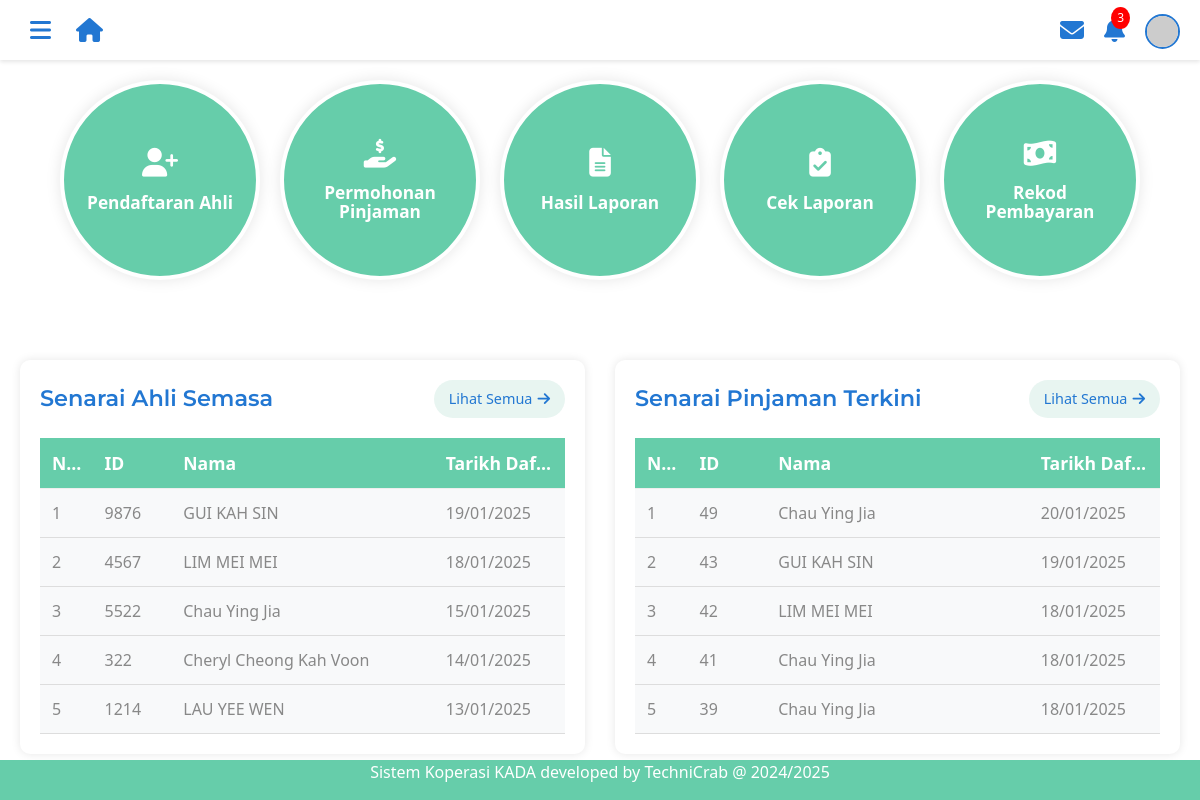
Before: /adminmainpage.php (signed in) with the older database file.
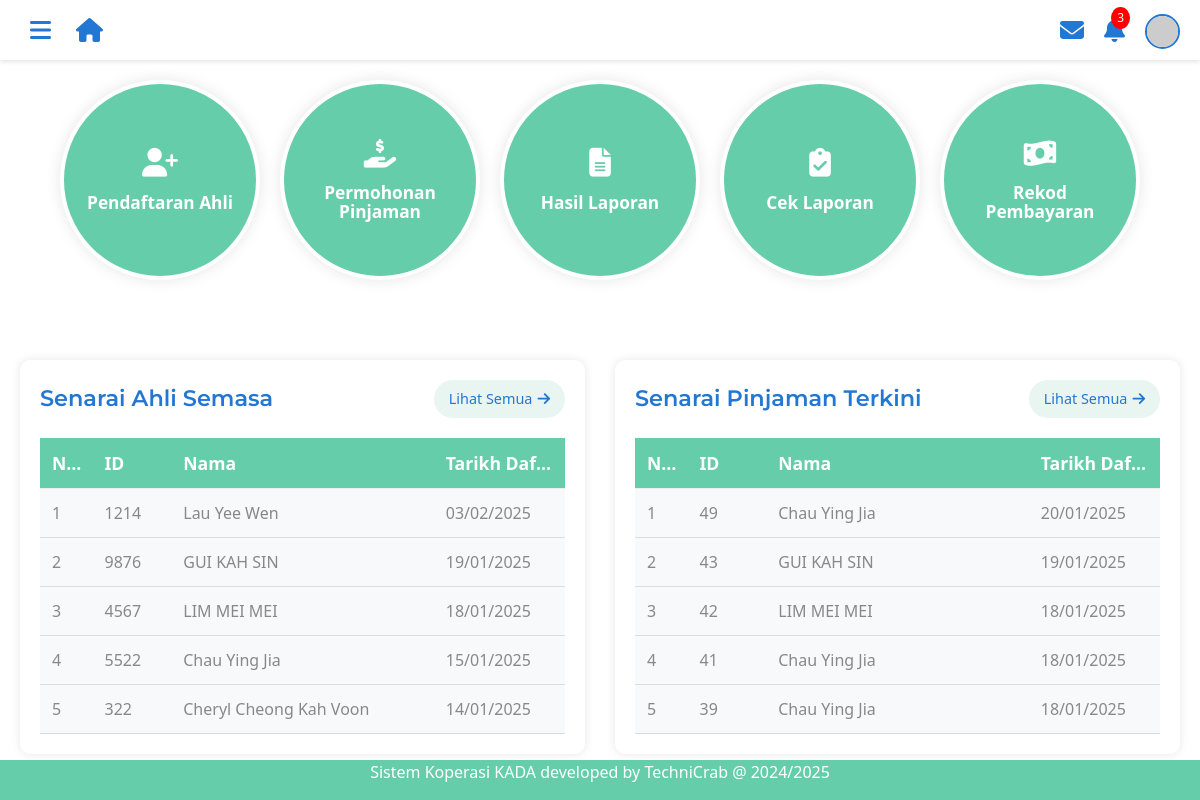
After: the same page with the newer database file.
### tables this page shows
CREATE TABLE `tb_member` (
  `employeeID` int(4) NOT NULL,
  `memberName` varchar(255) NOT NULL,
  `email` varchar(255) DEFAULT NULL COMMENT 'Email address',
  `ic` varchar(20) NOT NULL,
  `maritalStatus` varchar(20) NOT NULL,
  `sex` varchar(10) DEFAULT NULL,
  `religion` varchar(50) DEFAULT NULL,
  `nation` varchar(50) DEFAULT NULL,
  `no_pf` varchar(50) DEFAULT NULL,
  `position` varchar(100) DEFAULT NULL COMMENT 'Job position',
  `phoneNumber` varchar(20) DEFAULT NULL COMMENT 'Primary contact number',
  `phoneHome` varchar(20) DEFAULT NULL COMMENT 'Home contact number',
  `monthlySalary` decimal(10,2) DEFAULT NULL COMMENT 'Monthly salary amount',
  `created_at` timestamp NOT NULL DEFAULT current_timestamp(),
  `updated_at` timestamp NOT NULL DEFAULT current_timestamp() ON UPDATE current_timestamp()
);

CREATE TABLE `tb_loan` (
  `loanType` varchar(30) NOT NULL,
  `loanID` int(11) NOT NULL,
  `loanApplicationID` int(11) NOT NULL,
  `employeeID` int(4) NOT NULL,
  `amountRequested` decimal(10,2) NOT NULL COMMENT 'amount that want to pinjam',
  `financingPeriod` int(11) NOT NULL,
  `monthlyInstallments` decimal(10,2) NOT NULL,
  `employerName` varchar(100) NOT NULL,
  `employerIC` varchar(14) NOT NULL,
  `basicSalary` decimal(10,2) NOT NULL,
  `netSalary` decimal(10,2) NOT NULL,
  `netSalaryFile` varchar(255) NOT NULL,
  `balance` decimal(10,2) DEFAULT NULL,
  `created_at` timestamp NOT NULL DEFAULT current_timestamp(),
  `updated_at` timestamp NOT NULL DEFAULT current_timestamp() ON UPDATE current_timestamp()
);

### adminmainpage.php (the view, shortened to what this page needs)
<!DOCTYPE html>
<html lang="en">
<head>
  <link href="css/bootstrap.min (1).css" rel="stylesheet">
  <link rel="stylesheet" href="https://cdnjs.cloudflare.com/ajax/libs/font-awesome/6.5.1/css/all.min.css">
</head>
<body>
    <?php
    include "headeradmin.php";
    ?>
    <div class="circle-container">
        <a href="senaraiPermohonanAhli.php" class="circle">
            <div class="circle-content">
                <i class="fas fa-user-plus mb-2"></i>
                <span>Pendaftaran Ahli</span>
            </div>
        </a>
        <a href="senaraiPermohonanPinjaman.php" class="circle">
            <div class="circle-content">
                <i class="fas fa-hand-holding-usd mb-2"></i>
                <span>Permohonan Pinjaman</span>
            </div>
        </a>
        <a href="hasilreport.php" class="circle">
            <div class="circle-content">
                <i class="fas fa-file-alt mb-2"></i>
                <span>Hasil Laporan</span>
            </div>
        </a>
        <a href="adminviewreport.php" class="circle">
            <div class="circle-content">
                <i class="fas fa-clipboard-check mb-2"></i>
                <span>Cek Laporan</span>
            </div>
        </a>
        <a href="admin_upload_payment.php" class="circle">
            <div class="circle-content">
                <i class="fas fa-money-bill-wave mb-2"></i>
                <span>Rekod Pembayaran</span>
            </div>
        </a>
    </div>
    <div class="tables-container">
        <div class="table-wrapper">
            <div class="table-header">
                <h3>Senarai Ahli Semasa</h3>
                <a href="senaraiahli.php" class="see-more-link">
                    Lihat Semua <i class="fas fa-arrow-right"></i>
                </a>
            </div>
            <table class="custom-table">
                <thead>
                    <tr>
                        <th>No.</th>
                        <th>ID</th>
                        <th>Nama</th>
                        <th>Tarikh Daftar</th>
                    </tr>
                </thead>
                <tbody>
                    <?php
                    include 'dbconnect.php';
                    $sql = "SELECT employeeID,memberName, created_at FROM tb_member ORDER BY created_at DESC LIMIT 5";
                    $result = $conn->query($sql);
                    if ($result->num_rows > 0) {
                        $count = 1;
                        while($row = $result->fetch_assoc()) {
                            echo "<tr>";
                            echo "<td>" . $count . "</td>";
                            echo "<td>" . $row['employeeID'] . "</td>";
                            echo "<td>" . $row['memberName'] . "</td>";
                            echo "<td>" . date('d/m/Y', strtotime($row['created_at'])) . "</td>";
                            echo "</tr>";
                            $count++;
                        }
                    } else {
                        echo "<tr><td colspan='3'>Tiada rekod ditemui</td></tr>";
                    }
                    ?>
                </tbody>
            </table>
        </div>
        <div class="table-wrapper">
            <div class="table-header">
                <h3>Senarai Pinjaman Terkini</h3>
                <a href="senaraipembiayaan.php" class="see-more-link">
                    Lihat Semua <i class="fas fa-arrow-right"></i>
                </a>
            </div>
            <table class="custom-table">
                <thead>
                    <tr>
                        <th>No.</th>
                        <th>ID</th>
                        <th>Nama</th>
                        <th>Tarikh Daftar</th>
                    </tr>
                </thead>
                <tbody>
                    <?php
                    include 'dbconnect.php';
                    $sql = "SELECT l.loanApplicationID, m.memberName, l.created_at
                           FROM tb_loan l
                           JOIN tb_member m ON l.employeeID = m.employeeID
                           ORDER BY l.loanApplicationID DESC LIMIT 5";
                    $result = $conn->query($sql);
                    if ($result->num_rows > 0) {
                        $count = 1;
                        while($row = $result->fetch_assoc()) {
                            echo "<tr>";
                            echo "<td>" . $count . "</td>";
                            echo "<td>" . $row['loanApplicationID'] . "</td>";
                            echo "<td>" . $row['memberName'] . "</td>";
                            echo "<td>" . date('d/m/Y', strtotime($row['created_at'])) . "</td>";
                            echo "</tr>";
                            $count++;
                        }
                    } else {
                        echo "<tr><td colspan='4'>Tiada rekod ditemui</td></tr>";
                    }
                    ?>
                </tbody>
            </table>
        </div>
    </div>
    <?php include "footer.php"; ?>
</body>
</html>

Changed rows visible on the page:
changed tb_member id 1214: memberName "LAU YEE WEN" → "Lau Yee Wen"; created_at "13/01/2025" → "03/02/2025"; moves up the list
